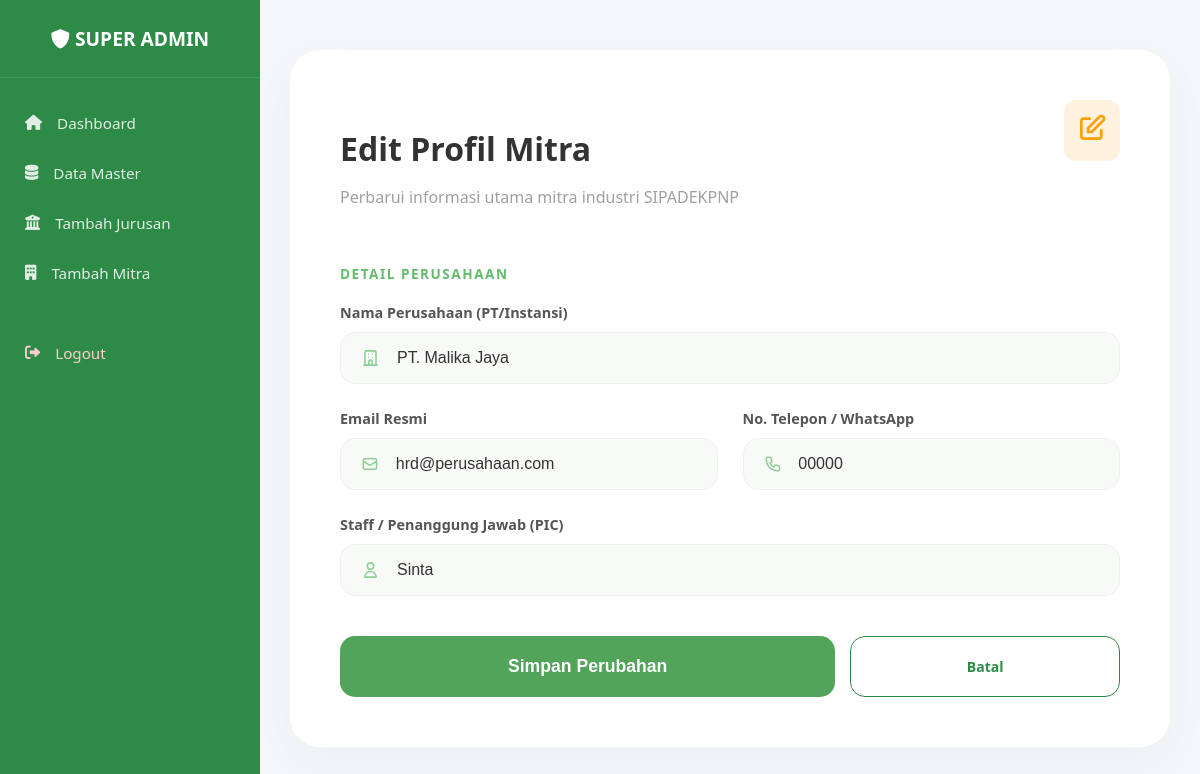
Screenshot of /admin/edit_perusahaan.php?id=2 (signed in) with the database file from the repository.
### tables this page shows
CREATE TABLE `perusahaan` (
  `id_perusahaan` int(11) NOT NULL,
  `id_user` int(11) NOT NULL,
  `nama_perusahaan` varchar(200) NOT NULL,
  `bidang` varchar(150) NOT NULL,
  `keterangan` text NOT NULL,
  `foto` varchar(255) NOT NULL,
  `email` varchar(150) NOT NULL,
  `no_hp` varchar(20) NOT NULL,
  `contact_person` varchar(200) NOT NULL,
  `alamat_perusahaan` text NOT NULL,
  `is_registered` enum('no','yes') NOT NULL,
  `create_at` datetime NOT NULL
);

### config.php (called while the page is built, shortened)
<?php
$base_url = "http://localhost/MagangInAja/";

### admin/edit_perusahaan.php (the view, shortened to what this page needs)
<?php
require_once '../config.php';
require_once '../templates/header_admin.php';
$id = mysqli_real_escape_string($conn, $_GET['id']);
$query = mysqli_query($conn, "SELECT * FROM perusahaan WHERE id_perusahaan = '$id'");
$data = mysqli_fetch_assoc($query);
?>
<link rel="stylesheet" href="<?= $base_url; ?>css/data_perusahaan.css">
<main class="main-content">
    <div class="form-container">
        <div class="form-header">
            <div>
                <h2>Edit Profil Mitra</h2>
                <p>Perbarui informasi utama mitra industri SIPADEKPNP</p>
            </div>
            <div class="header-icon" style="background: #fff3e0; padding: 12px; border-radius: 12px;">
                <svg width="32" height="32" fill="none" stroke="#FFA000" stroke-width="2" viewBox="0 0 24 24">
                    <path d="M11 5H6a2 2 0 00-2 2v11a2 2 0 002 2h11a2 2 0 002-2v-5m-1.414-9.414a2 2 0 112.828 2.828L11.828 15H9v-2.828l8.586-8.586z"></path>
                </svg>
            </div>
        </div>
        <form action="proses_edit_perusahaan.php" method="POST">
            <div class="section-title">Detail Perusahaan</div>
            <div class="form-grid">
                <div class="input-box full-width">
                    <label>Nama Perusahaan (PT/Instansi)</label>
                    <div class="input-field">
                        <svg width="20" height="20" fill="none" stroke="currentColor" stroke-width="2" viewBox="0 0 24 24"><path d="M19 21V5a2 2 0 00-2-2H7a2 2 0 00-2 2v16m14 0h2m-2 0h-5m-9 0H3m2 0h5M9 7h1m-1 4h1m4-4h1m-1 4h1m-5 10v-5a1 1 0 011-1h2a1 1 0 011 1v5m-4 0h4"></path></svg>
                        <input type="text" name="nama_perusahaan" value="<?= htmlspecialchars($data['nama_perusahaan']); ?>" required>
                    </div>
                </div>
                <div class="input-box">
                    <label>Email Resmi</label>
                    <div class="input-field">
                        <svg width="20" height="20" fill="none" stroke="currentColor" stroke-width="2" viewBox="0 0 24 24"><path d="M3 8l7.89 5.26a2 2 0 002.22 0L21 8M5 19h14a2 2 0 002-2V7a2 2 0 00-2-2H5a2 2 0 00-2 2v10a2 2 0 002 2z"></path></svg>
                        <input type="email" name="email" value="<?= htmlspecialchars($data['email']); ?>" required>
                    </div>
                </div>
                <div class="input-box">
                    <label>No. Telepon / WhatsApp</label>
                    <div class="input-field">
                        <input type="text" name="no_hp" value="<?= htmlspecialchars($data['no_hp']); ?>" required>
                    </div>
                </div>
                <div class="input-box full-width">
                    <label>Staff / Penanggung Jawab (PIC)</label>
                    <div class="input-field">
                        <svg width="20" height="20" fill="none" stroke="currentColor" stroke-width="2" viewBox="0 0 24 24"><path d="M16 7a4 4 0 11-8 0 4 4 0 018 0zM12 14a7 7 0 00-7 7h14a7 7 0 00-7-7z"></path></svg>
                        <input type="text" name="contact_person" value="<?= htmlspecialchars($data['contact_person']); ?>" required>
                    </div>
                </div>
            </div>
            <div style="margin-top: 40px; display: flex; gap: 15px;">
                <button type="submit" name="update" class="btn-submit" style="margin-top: 0; flex: 2;">Simpan Perubahan</button>
                <a href="data_perusahaan.php" class="btn-theme-white" style="flex: 1; display: flex; align-items: center; justify-content: center; text-decoration: none; border-radius: 15px; font-weight: 700;">Batal</a>
            </div>
        </form>
    </div>
</main>
</div> </body>
</html>

### css/admin.css (style rules this page uses)
:root { --primary-color: #2E8B47; --sidebar-width: 260px; --text-light: #f4f6f8; }
body { margin: 0; padding: 0; font-family: 'Segoe UI', Tahoma, Geneva, Verdana, sans-serif; background-color: #F4F6F9; }
.main-content { margin-left: var(--sidebar-width); flex: 1; padding: 30px; width: calc(100% - var(--sidebar-width)); transition: all 0.3s ease; }
.btn-theme-white { background: white; color: #2E8B47; border: 1px solid #2E8B47; padding: 10px 20px; text-decoration: none; border-radius: 5px; display: inline-block; font-weight: bold; font-size: 14px; text-align: center; }

### css/data_perusahaan.css (style rules this page uses)
.form-container { background: #FFFFFF; border-radius: 30px; padding: 50px; max-width: 900px; margin: 20px auto; box-shadow: 0 15px 50px rgba(0,0,0,0.03); }
.form-header { display: flex; justify-content: space-between; align-items: flex-start; margin-bottom: 40px; }
.form-header h2 { font-size: 2rem; font-weight: 700; color: #333; margin-bottom: 5px; }
.form-header p { color: #a0a0a0; font-size: 1rem; }
.header-icon { background: #f1f8e9; padding: 12px; border-radius: 12px; }
.section-title { font-size: 0.85rem; font-weight: 800; color: #64bc6e; text-transform: uppercase; letter-spacing: 1.5px; margin: 40px 0 20px 0; }
.form-grid { display: grid; grid-template-columns: 1fr 1fr; gap: 25px; }
.full-width { grid-column: span 2; }
.input-box label { display: block; font-size: 0.9rem; font-weight: 600; margin-bottom: 10px; color: #555; }
.input-field { background: #f8faf8; border: 1px solid #f0f0f0; border-radius: 15px; padding: 15px 20px; display: flex; align-items: center; transition: 0.3s; }
.input-field input, .input-field textarea { border: none; background: transparent; width: 100%; outline: none; font-size: 1rem; color: #333; }
.input-field svg { margin-right: 15px; color: #64bc6e; opacity: 0.7; }
.btn-submit { background: #52a45a; color: white; border: none; padding: 20px; width: 100%; border-radius: 15px; font-size: 1.1rem; font-weight: 700; cursor: pointer; margin-top: 40px; transition: 0.3s; }

### rows the page displays
perusahaan: nama_perusahaan "PT. Malika Jaya", email "hrd@perusahaan.com", no_hp "00000", contact_person "Sinta"
